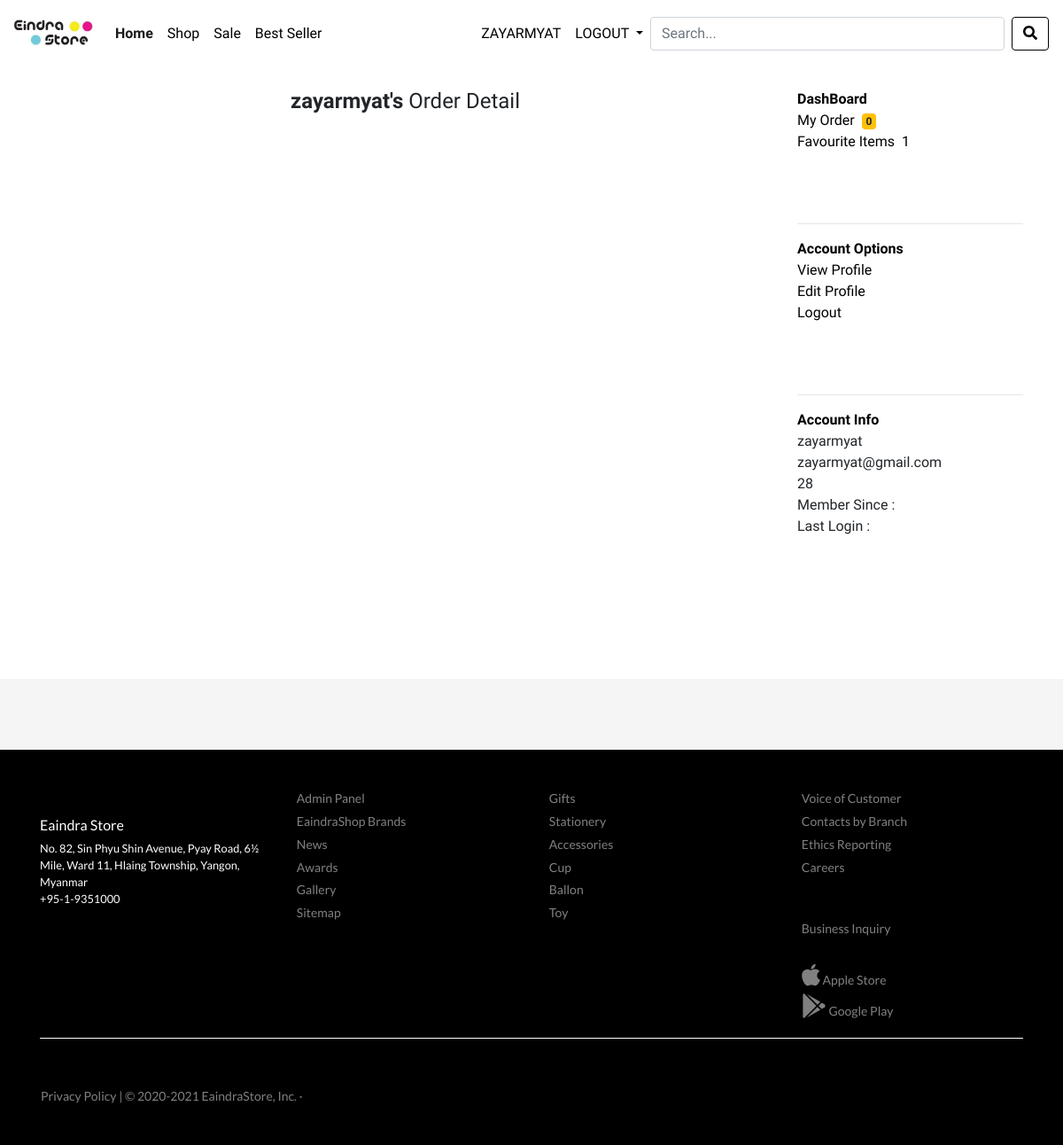
Screenshot of /myorder_detail.php (signed in) with the database file from the repository.
### tables this page shows
CREATE TABLE `customer` (
  `id` int(11) NOT NULL,
  `name` varchar(255) NOT NULL,
  `email` varchar(255) NOT NULL,
  `pass` varchar(255) NOT NULL,
  `customer_img` varchar(255) NOT NULL
);

CREATE TABLE `categories` (
  `cat_id` int(11) NOT NULL,
  `cat_name` varchar(255) NOT NULL,
  `created_date` datetime NOT NULL,
  `modified_date` datetime NOT NULL
);

### myorder_detail.php (the view, shortened to what this page needs)
<?php
  include('confs/config.php');
  include('001header.php');
  include('004navbar.php');
  $customer = $_SESSION['email'];
  $c = "SELECT * FROM customer WHERE email = '$customer'";
  $r = mysqli_query($mysqli,$c);
  $row_c =mysqli_fetch_assoc($r);
  $customer_id = $row_c['id'];
  $order_id = $_GET['id'];
  $sql = "SELECT * FROM orders WHERE customer = '$customer' and order_id ='$order_id'";
  $run = mysqli_query($mysqli,$sql);
  $count = mysqli_num_rows($run);
  $sql2 = "SELECT * FROM add_to_favourite WHERE customer_id='$customer_id'";
  $run2 =mysqli_query($mysqli,$sql2);
  $count_fav = mysqli_num_rows($run2);
?>
<br>
 <div class="container">
   <div class="row">
     <div class="col-md-9">
      <h4 style="text-align: center;"><b><?php echo $row_c['name'] ?>'s</b> Order Detail</h4>
      <br>
     </div>
        <div class="col-md-3">
       <ul class="dash">
        <li>
            <b><a href="index.php">DashBoard</a></b>
          </li>
          <li><a href='myorder.php'>My Order<span class='badge badge-warning' style='margin-left: 8px;'><?php echo $count ?></a></li>
          <li><a href='dashboard.php'>Favourite Items<span class='label label-danger' style='margin-left: 8px;'><?php echo $count_fav ?></a></li>
        </ul><br><br>
        <hr>
         <ul class="dash">
        <li>
            <b><a href="index.php">Account Options</a></b>
          </li>
          <li><a href=''>View Profile</a></li>
          <li><a href=''>Edit Profile</a></li>
          <li><a href=''>Logout</a></li>
        </ul><br><br>
        <hr>
         <ul class="dash">
        <li>
            <b><a href="index.php">Account Info</a></b>
          </li>
          <li><?php echo $row_c['name'] ?></li>
          <li><?php echo $row_c['email'] ?></li>
          <li><?php echo $customer_id ?></li>
          <li>Member Since : </li>
          <li>Last Login : </li>
        </ul><br><br>
     </div>
   </div>
 </div>
 <?php   include('002footer.php'); ?>

### 004navbar.php (shortened to what this page needs)
<nav class="navbar navbar-expand-lg navbar-light bg-white">
  <a class="navbar-brand" href="index.php"><img src="image/e.jpg" width="90" ></a>
  <div class="collapse navbar-collapse" id="navbarSupportedContent">
    <ul class="navbar-nav mr-auto">
      <li class="nav-item active">
        <a class="nav-link" href="index.php">Home <span class="sr-only">(current)</span></a>
      </li>
      <li class="nav-item">
        <a class="nav-link" href="product.php">Shop</a>
      </li>
      <li class="nav-item">
        <a class="nav-link" href="sale.php">Sale</a>
      </li>
       <li class="nav-item">
        <a class="nav-link" href="best-seller.php">Best Seller</a>
      </li>
    </ul>
      <ul class="navbar-nav">
       <?php if(!isset($_SESSION['email'])){ ?>
            <li class="nav-item dropdown">
        <a class="nav-link dropdown-toggle" href="#" id="navbarDropdown" role="button" data-toggle="dropdown" aria-haspopup="true" aria-expanded="false">
          LOGIN/REGISTER
        </a>
        <div class="dropdown-menu" aria-labelledby="navbarDropdown">
          <a class="dropdown-item" href="checkout.php">LOGIN</a>
          <a class="dropdown-item" href="ajax-registration-script-with-php-mysql-and-jquery/index.php">REGISTER</a>
        </div>
      </li>
       <?php } else{ ?>
        <?php
        include('confs/config.php');
    $email = $_SESSION['email'];
    $sql_customer = mysqli_query($mysqli,"SELECT * FROM customer WHERE email = '$email'");
    $row_customer = mysqli_fetch_assoc($sql_customer);
?>
          <li class="nav-item">
        <a class="nav-link" href="myorder.php" style="text-transform: uppercase;">
          <?php echo $row_customer['name'] ?> </a>
      </li>
             <li class="nav-item dropdown">
        <a class="nav-link dropdown-toggle" href="#" id="navbarDropdown" role="button" data-toggle="dropdown" aria-haspopup="true" aria-expanded="false">
          LOGOUT
        </a>
      </li>
        <?php } ?>
      </ul>
      <form method="get" action="search.php" class="form-inline my-2 my-lg-0">
   <div class='soso' ng-controller="fetchCtrl" ng-click='containerClicked();' >
           <input type='text' name="user_query" class="form-control mr-sm-2" ng-keyup='fetchUsers()' ng-click='searchboxClicked($event);' ng-model='searchText' placeholder='Search...'><br>
        </div>
          <button name="search" class="btn btn-outline-dark my-2 my-sm-0" type="submit"><span class="fa fa-search"></span></button>
    </form>
  </div>
</nav>

### 002footer.php (shortened to what this page needs)
<br><br><br><br>
<footer id="footer-sub">
</footer>
  <footer id="footer-main">
    <div class="container">
      <div class="row">
        <div class="col-sm-3">
            <br>
            <h6 class="mt-3">Eaindra Store</h6>
            <p>
              No. 82, Sin Phyu Shin Avenue, Pyay Road, 6½ Mile, Ward 11, Hlaing Township, Yangon, Myanmar<br>
              +95-1-9351000
            </p>
        </div>
        <div class="col-sm-3">
          <a  href="admin/">Admin Panel</a>
          <a href="">EaindraShop Brands</a>
          <a href="">News</a>
          <a href="">Awards</a>
          <a href="">Gallery</a>
          <a href="">Sitemap</a>
        </div>
        <div class="col-sm-3">
           <?php
               include('confs/config.php');
                $query = "SELECT * FROM categories order by cat_id desc";
                $result = mysqli_query($mysqli,$query);
                while($row = mysqli_fetch_assoc($result) ){
                    $id = $row['cat_id'];
                ?>
                <a href="product.php?cat=<?php echo $id ?>"><?php echo $row['cat_name'] ?></a>
            <?php } ?>
        </div>
        <div class="col-sm-3">
          <a href="">Voice of Customer</a>
          <a href="">Contacts by Branch</a>
          <a href="">Ethics Reporting</a>
          <a href="">Careers</a>
          <br><br>
          <a href="">Business Inquiry</a>
          <br>
          <a href="" class="ico"><i class="fab fa-apple fa-2x"></i> Apple Store</a>
          <a href="" class="ico"><i class="fab fa-google-play fa-2x"></i> Google Play</a>
        </div>
      </div>
      <hr>
      <div class="row">
        <div class="col-sm-6">
        </div>
        <div class="col-sm-6">
        </div>
        <a href="" style="margin-left: 1rem">Privacy Policy | &copy; 2020-2021 EaindraStore, Inc. &middot; </a>
      </div>
    </div>
  </footer>

### css/sport-store.css (style rules this page uses)
html,body { font-family: 'Lato', sans-serif; font-family: 'Open Sans', sans-serif; font-family: 'Abel', sans-serif; }
.btn-outline-dark { color: #000; border-color: #000; }
.active { font-weight: bold; }

### 001header.php (style rules this page uses)
.btn-outline-dark { color: #000; background-color: transparent; background-image: none; border-color: #000; }
html,body { font-family: 'Lato', sans-serif; font-family: 'Open Sans', sans-serif; font-family: 'Abel', sans-serif; }

### 004navbar.php (style rules this page uses)
.form-inline .form-control { display: inline-block; width: 400px; vertical-align: middle; }
.navbar-light .navbar-nav .nav-link { color: #000; }

### myorder_detail.php (style rules this page uses)
.dash { list-style: none; padding: 0; }
a { color: black; }

### 002footer.php (style rules this page uses)
#footer-main { background: #000; color: white; font-size: 0.8rem; padding: 2.5rem 0; font-family: 'Lato', sans-serif; }
#footer-main a { font-size: 14px; display: block; margin: 0.3rem; color: grey; }
#footer-main hr { margin-top: 1rem; margin-bottom: 1rem; border: 0; border-top: 1px solid white; }
#footer-sub { height: 5rem; background: whitesmoke; }
.ico { font-size: 18px; margin: 0.5rem; }

### rows the page displays
customer: name "ZAYARMYAT", name "zayarmyat", email "zayarmyat@gmail.com", id "28"
categories: cat_name "Gifts"
categories: cat_name "Stationery"
categories: cat_name "Accessories"
categories: cat_name "Cup"
categories: cat_name "Ballon"
categories: cat_name "Toy"

### other values shown
$count "0"
$count_fav "1"
